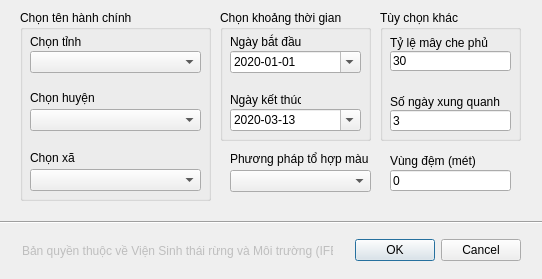
<?xml version="1.0" encoding="UTF-8"?>
<ui version="4.0">
 <class>Sentinel2DownloadDialogBase</class>
 <widget class="QDialog" name="Sentinel2DownloadDialogBase">
  <property name="windowModality">
   <enum>Qt::WindowModal</enum>
  </property>
  <property name="geometry">
   <rect>
    <x>0</x>
    <y>0</y>
    <width>542</width>
    <height>279</height>
   </rect>
  </property>
  <property name="cursor">
   <cursorShape>PointingHandCursor</cursorShape>
  </property>
  <property name="windowTitle">
   <string>IFEE - Sentinel-2 for Commune Downloader</string>
  </property>
  <property name="windowIcon">
   <iconset>
    <normaloff>D:/sentinel2_download/icon.png</normaloff>D:/sentinel2_download/icon.png</iconset>
  </property>
  <property name="toolTip">
   <string/>
  </property>
  <property name="whatsThis">
   <string>Tiện ích tải ảnh Sentinel-2 cho cấp xã do Viện Sinh thái rừng và môi trường phát triển nhằm hỗ trợ rà soát hiện trạng rừng trên QGIS phục vụ công tác chi trả dịch vụ môi trường rừng, cập nhật diễn biến rừng... Tác giả: Nguyễn Văn Thị - Bộ Môn ứng dụng viễn thám trong lâm nghiệp</string>
  </property>
  <property name="autoFillBackground">
   <bool>false</bool>
  </property>
  <property name="modal">
   <bool>true</bool>
  </property>
  <widget class="QDialogButtonBox" name="button_box">
   <property name="geometry">
    <rect>
     <x>180</x>
     <y>234</y>
     <width>341</width>
     <height>32</height>
    </rect>
   </property>
   <property name="orientation">
    <enum>Qt::Horizontal</enum>
   </property>
   <property name="standardButtons">
    <set>QDialogButtonBox::Cancel|QDialogButtonBox::Ok</set>
   </property>
  </widget>
  <widget class="QLabel" name="label_11">
   <property name="enabled">
    <bool>false</bool>
   </property>
   <property name="geometry">
    <rect>
     <x>22</x>
     <y>243</y>
     <width>311</width>
     <height>16</height>
    </rect>
   </property>
   <property name="text">
    <string>Bản quyền thuộc về Viện Sinh thái rừng và Môi trường (IFEE)</string>
   </property>
  </widget>
  <widget class="QGroupBox" name="groupBox">
   <property name="geometry">
    <rect>
     <x>20</x>
     <y>10</y>
     <width>191</width>
     <height>191</height>
    </rect>
   </property>
   <property name="title">
    <string>Chọn tên hành chính</string>
   </property>
   <widget class="QComboBox" name="comboTinh">
    <property name="geometry">
     <rect>
      <x>10</x>
      <y>41</y>
      <width>171</width>
      <height>22</height>
     </rect>
    </property>
    <property name="toolTip">
     <string>Chọn tên một tỉnh/thành phố</string>
    </property>
    <property name="currentText">
     <string/>
    </property>
   </widget>
   <widget class="QComboBox" name="comboHuyen">
    <property name="geometry">
     <rect>
      <x>10</x>
      <y>99</y>
      <width>171</width>
      <height>22</height>
     </rect>
    </property>
    <property name="toolTip">
     <string>Chọn tên một quận/huyện/thành phố/thị xã</string>
    </property>
   </widget>
   <widget class="QComboBox" name="comboXa">
    <property name="geometry">
     <rect>
      <x>10</x>
      <y>159</y>
      <width>171</width>
      <height>22</height>
     </rect>
    </property>
    <property name="toolTip">
     <string>Chọn tên một xã/phường/thị trấn</string>
    </property>
   </widget>
   <widget class="QLabel" name="label">
    <property name="geometry">
     <rect>
      <x>10</x>
      <y>24</y>
      <width>61</width>
      <height>16</height>
     </rect>
    </property>
    <property name="text">
     <string>Chọn tỉnh</string>
    </property>
   </widget>
   <widget class="QLabel" name="label_4">
    <property name="geometry">
     <rect>
      <x>10</x>
      <y>80</y>
      <width>71</width>
      <height>16</height>
     </rect>
    </property>
    <property name="text">
     <string>Chọn huyện</string>
    </property>
   </widget>
   <widget class="QLabel" name="label_5">
    <property name="geometry">
     <rect>
      <x>10</x>
      <y>141</y>
      <width>47</width>
      <height>14</height>
     </rect>
    </property>
    <property name="text">
     <string>Chọn xã</string>
    </property>
   </widget>
  </widget>
  <widget class="QGroupBox" name="groupBox_2">
   <property name="geometry">
    <rect>
     <x>220</x>
     <y>10</y>
     <width>151</width>
     <height>131</height>
    </rect>
   </property>
   <property name="title">
    <string>Chọn khoảng thời gian</string>
   </property>
   <widget class="QLabel" name="label_2">
    <property name="geometry">
     <rect>
      <x>10</x>
      <y>24</y>
      <width>71</width>
      <height>16</height>
     </rect>
    </property>
    <property name="text">
     <string>Ngày bắt đầu</string>
    </property>
   </widget>
   <widget class="QDateEdit" name="dateBdau">
    <property name="geometry">
     <rect>
      <x>10</x>
      <y>41</y>
      <width>131</width>
      <height>22</height>
     </rect>
    </property>
    <property name="toolTip">
     <string>Chọn ngày bắt đầu tìm ảnh</string>
    </property>
    <property name="minimumDate">
     <date>
      <year>2015</year>
      <month>9</month>
      <day>14</day>
     </date>
    </property>
    <property name="displayFormat">
     <string>yyyy-MM-dd</string>
    </property>
    <property name="calendarPopup">
     <bool>true</bool>
    </property>
    <property name="date">
     <date>
      <year>2020</year>
      <month>1</month>
      <day>1</day>
     </date>
    </property>
   </widget>
   <widget class="QDateEdit" name="dateKthuc">
    <property name="geometry">
     <rect>
      <x>10</x>
      <y>99</y>
      <width>131</width>
      <height>22</height>
     </rect>
    </property>
    <property name="toolTip">
     <string>Chọn ngày kết thúc tìm ảnh</string>
    </property>
    <property name="minimumDate">
     <date>
      <year>2015</year>
      <month>9</month>
      <day>14</day>
     </date>
    </property>
    <property name="currentSection">
     <enum>QDateTimeEdit::YearSection</enum>
    </property>
    <property name="displayFormat">
     <string>yyyy-MM-dd</string>
    </property>
    <property name="calendarPopup">
     <bool>true</bool>
    </property>
    <property name="date">
     <date>
      <year>2020</year>
      <month>3</month>
      <day>13</day>
     </date>
    </property>
   </widget>
   <widget class="QLabel" name="label_3">
    <property name="geometry">
     <rect>
      <x>10</x>
      <y>82</y>
      <width>71</width>
      <height>16</height>
     </rect>
    </property>
    <property name="text">
     <string>Ngày kết thúc</string>
    </property>
   </widget>
  </widget>
  <widget class="QGroupBox" name="groupBox_3">
   <property name="geometry">
    <rect>
     <x>380</x>
     <y>10</y>
     <width>141</width>
     <height>131</height>
    </rect>
   </property>
   <property name="title">
    <string>Tùy chọn khác</string>
   </property>
   <widget class="QLineEdit" name="inputMay">
    <property name="geometry">
     <rect>
      <x>10</x>
      <y>41</y>
      <width>121</width>
      <height>20</height>
     </rect>
    </property>
    <property name="toolTip">
     <string>Nhập vào tỷ lệ mây che phủ của mảnh ảnh</string>
    </property>
    <property name="text">
     <string>30</string>
    </property>
   </widget>
   <widget class="QLabel" name="label_9">
    <property name="geometry">
     <rect>
      <x>10</x>
      <y>25</y>
      <width>101</width>
      <height>16</height>
     </rect>
    </property>
    <property name="text">
     <string>Tỷ lệ mây che phủ</string>
    </property>
   </widget>
   <widget class="QLineEdit" name="inputKhoang">
    <property name="geometry">
     <rect>
      <x>10</x>
      <y>100</y>
      <width>121</width>
      <height>21</height>
     </rect>
    </property>
    <property name="toolTip">
     <string>Nhập vào số ngày xung quanh ngày của ảnh ít mây nhất</string>
    </property>
    <property name="text">
     <string>3</string>
    </property>
   </widget>
   <widget class="QLabel" name="label_10">
    <property name="geometry">
     <rect>
      <x>10</x>
      <y>84</y>
      <width>111</width>
      <height>16</height>
     </rect>
    </property>
    <property name="text">
     <string>Số ngày xung quanh</string>
    </property>
   </widget>
  </widget>
  <widget class="Line" name="line">
   <property name="geometry">
    <rect>
     <x>0</x>
     <y>212</y>
     <width>551</width>
     <height>20</height>
    </rect>
   </property>
   <property name="orientation">
    <enum>Qt::Horizontal</enum>
   </property>
  </widget>
  <widget class="QComboBox" name="comboRGB">
   <property name="geometry">
    <rect>
     <x>230</x>
     <y>170</y>
     <width>141</width>
     <height>22</height>
    </rect>
   </property>
   <property name="toolTip">
    <string>Chọn một phương thức tổ hợp màu</string>
   </property>
  </widget>
  <widget class="QLabel" name="label_6">
   <property name="geometry">
    <rect>
     <x>230</x>
     <y>151</y>
     <width>151</width>
     <height>16</height>
    </rect>
   </property>
   <property name="text">
    <string>Phương pháp tổ hợp màu</string>
   </property>
  </widget>
  <widget class="QLineEdit" name="inputBuffer">
   <property name="geometry">
    <rect>
     <x>390</x>
     <y>170</y>
     <width>121</width>
     <height>21</height>
    </rect>
   </property>
   <property name="toolTip">
    <string>Nhập vào khoảng cách cần tạo vùng đệm</string>
   </property>
   <property name="statusTip">
    <string>Nhập vào khoảng cách cần tạo vùng đệm</string>
   </property>
   <property name="inputMethodHints">
    <set>Qt::ImhDigitsOnly|Qt::ImhPreferNumbers</set>
   </property>
   <property name="text">
    <string>0</string>
   </property>
  </widget>
  <widget class="QLabel" name="label_7">
   <property name="geometry">
    <rect>
     <x>390</x>
     <y>153</y>
     <width>111</width>
     <height>16</height>
    </rect>
   </property>
   <property name="text">
    <string>Vùng đệm (mét)</string>
   </property>
  </widget>
 </widget>
 <resources/>
 <connections>
  <connection>
   <sender>button_box</sender>
   <signal>accepted()</signal>
   <receiver>Sentinel2DownloadDialogBase</receiver>
   <slot>accept()</slot>
   <hints>
    <hint type="sourcelabel">
     <x>20</x>
     <y>20</y>
    </hint>
    <hint type="destinationlabel">
     <x>20</x>
     <y>20</y>
    </hint>
   </hints>
  </connection>
  <connection>
   <sender>button_box</sender>
   <signal>rejected()</signal>
   <receiver>Sentinel2DownloadDialogBase</receiver>
   <slot>reject()</slot>
   <hints>
    <hint type="sourcelabel">
     <x>20</x>
     <y>20</y>
    </hint>
    <hint type="destinationlabel">
     <x>20</x>
     <y>20</y>
    </hint>
   </hints>
  </connection>
 </connections>
</ui>
